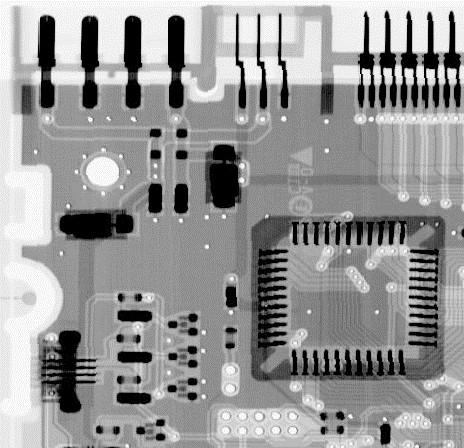
#> input picture DigitalPicture/Week9_edge/board-orig.bmp, 464 x 448 px
$ python -i main.py   (imports and definitions only)
#> lines starting #> are read from the running program, lines starting #| are printed output that depends on the picture
#> further down, picture is the input picture: shape (448, 464, 3); min 0, max 255, mean 150.3
import cv2 as cv
import skimage.filters as filt

button=3  # 1 2 3分别对应三种输入以及预先调好的阈值

def pictreshold(a):
    if a==1:
        pic = cv.imread("board-orig.bmp", 0)
        result=[pic,50,127,85,30,160]
    elif a==2:
        pic = cv.imread("board-Gauss-0.005.bmp", 0)
        result = [pic, 60, 150, 160, 255, 255]
    elif a==3:
        pic = cv.imread("board-Gauss-0.01.bmp", 0)
        result = [pic, 70, 180, 210, 255, 255]
    return result

def robert(img):
    img_temp = (filt.roberts(img))*255  # 进行边缘检测，得到边缘图像
    result = img_temp.astype('uint8')
    return result

def sobel(img):
    # 计算Sobel卷积结果
    x = cv.Sobel(img, cv.CV_16S, 1, 0)  # 运算时采用16位有符号整数
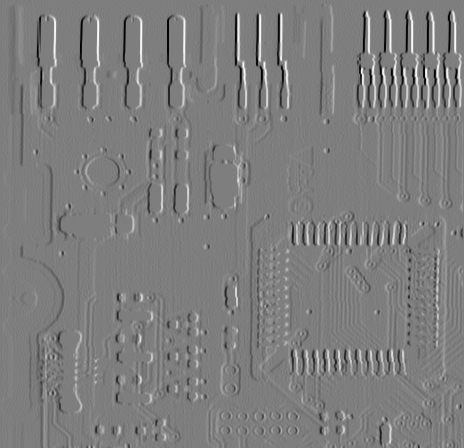
#> x: shape (448, 464, 3) int16; min -986, max 1003, mean -1; drawn with min black and max white
    y = cv.Sobel(img, cv.CV_16S, 0, 1)
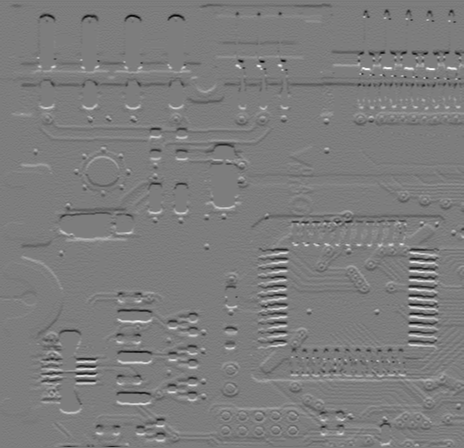
#> y: shape (448, 464, 3) int16; min -918, max 952, mean -1.4; drawn with min black and max white

    Scale_absX = cv.convertScaleAbs(x)  # 作用：先截断255再取绝对值
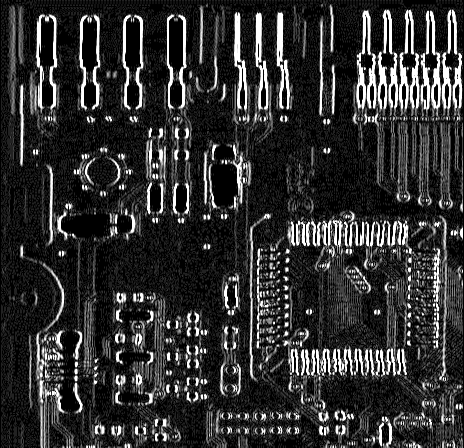
#> Scale_absX: shape (448, 464, 3); min 0, max 255, mean 49
    Scale_absY = cv.convertScaleAbs(y)
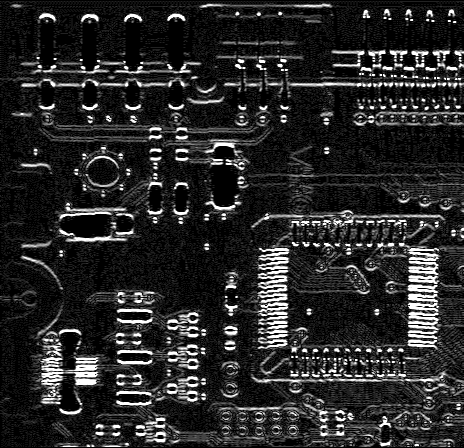
#> Scale_absY: shape (448, 464, 3); min 0, max 255, mean 40.6
    result = cv.addWeighted(Scale_absX, 0.5, Scale_absY, 0.5, 0)  # 图像混合，和课件不同
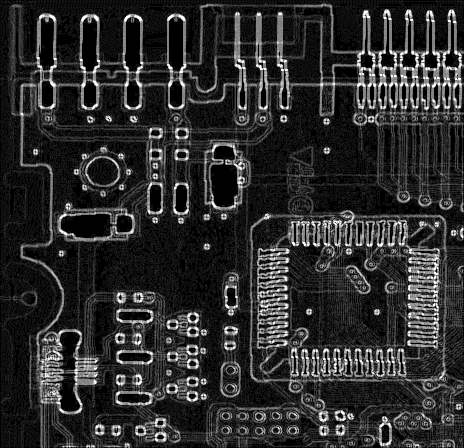
#> result: shape (448, 464, 3); min 0, max 255, mean 44.8
    return result

def laplacian(img):
    # laplacian算子：各向同性
    img_temp = cv.Laplacian(img, cv.CV_16S)
    result = cv.convertScaleAbs(img_temp)
    return result

def canny(img,a,b):
    # Canny边缘检测
    result = cv.Canny(img, a, b)
    return result

def output(pic,rob,sob,lap,canl,canh):
    pic_robert0 = robert(pic)
    pic_robert = cv.threshold(pic_robert0, rob, 255, cv.THRESH_BINARY)  # 二值化处理
    pic_sobel0 = sobel(pic)
    # pic_sobel=[0,pic_sobel0]  # tuple:用于进行通用的二值化处理
    pic_sobel = cv.threshold(pic_sobel0, sob, 255, cv.THRESH_BINARY)  # 二值化处理
    pic_laplacian0 = laplacian(pic)
    # pic_laplacian=[0,pic_laplacian0]
    pic_laplacian = cv.threshold(pic_laplacian0, lap, 255, cv.THRESH_BINARY)
    pic_canny = canny(pic,canl,canh)
    cv.imshow('robert', pic_robert[1])
    cv.imshow('sobel',pic_sobel[1])
    cv.imshow('laplacian', pic_laplacian[1])
    cv.imshow('canny', pic_canny)

# [12 lines not run here, left out]

>>> import cv2
>>> picture = cv2.imread('board-orig.bmp')
>>> result = sobel(picture)
